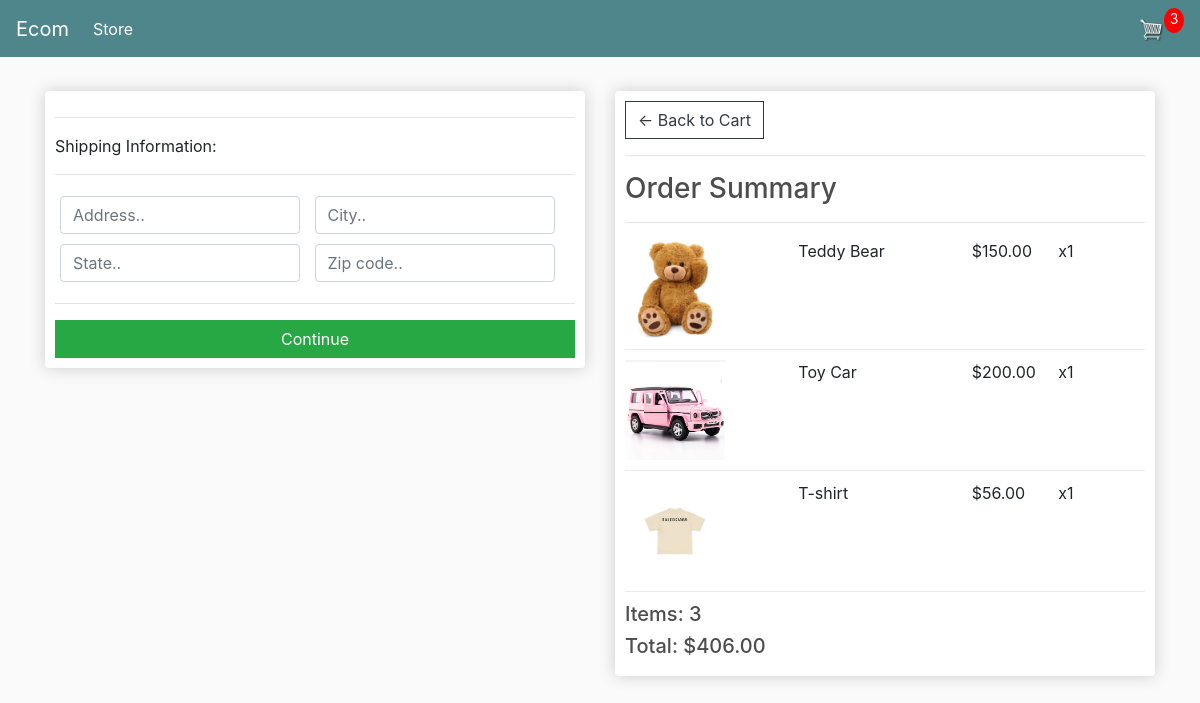
Screenshot of /checkout/ (signed in) with the database file from the repository.
### store/models.py (models this page shows, shortened)
class OrderItem(models.Model):
    product = models.ForeignKey(Product, on_delete=models.SET_NULL,null=True,blank=True)
    order = models.ForeignKey(Order, on_delete=models.SET_NULL,null=True,blank=True)
    quantity = models.IntegerField(default=0,null=True,blank=True)
    date_added = models.DateTimeField(auto_now_add=True)
    @property
    def get_total(self):
        total = self.product.price * self.quantity
        return total

class Product(models.Model):
    name = models.CharField(max_length=200, null=True)
    price = models.DecimalField(max_digits=9,decimal_places=2)
    digital = models.BooleanField(default=False, null=True,blank=True)
    image = models.ImageField(null=True, blank=True)
    @property
    def imageURL(self):
        try:
            url = self.image.url
        except:
            url =''
        return url

class Order(models.Model):
    customer = models.ForeignKey(Customer, on_delete=models.SET_NULL,null=True,blank=True)
    date_ordered = models.DateTimeField(auto_now_add=True)
    complete = models.BooleanField(default=False,null=True,blank=True)
    transaction_id = models.CharField(max_length=100,null=True)
    @property
    def shipping(self):
        shipping=False
        orderitems=self.orderitem_set.all()
        for i in orderitems:
            if i.product.digital==False:
                shipping = True
        return shipping
    @property
    def get_cart_total(self):
        orderitems = self.orderitem_set.all()
        total = sum([item.get_total for item in orderitems])
        return total
    @property
    def get_cart_items(self):
        orderitems = self.orderitem_set.all()
        total = sum([item.quantity for item in orderitems])
        return total

### store/views.py (the view)
def checkout(request):
    data = cartData(request)
    cartItems = data['cartItems']
    order = data['order']
    items = data['items']
    context = {'items':items, 'order':order,'cartItems':cartItems}
    return render(request, 'store/checkout.html', context)

### store/utils.py (called while the page is built)
def cartData(request):
    if request.user.is_authenticated:
        customer = request.user.customer
        order , created = Order.objects.get_or_create(customer=customer, complete=False)
        items = order.orderitem_set.all()
        cartItems = order.get_cart_items
    else:
        cookieData = cookieCart(request)
        cartItems = cookieData['cartItems']
        order = cookieData['order']
        items = cookieData['items']
    return {'cartItems': cartItems, 'order':order, 'items':items}

### store/templates/store/checkout.html (shortened to what this page needs)
{% extends 'store/main.html' %}
{% load static %}
{% block content %}
     <div class="row">
		<div class="col-lg-6">
			<div class="box-element" id="form-wrapper">
				<form id="form">
					<div id="shipping-info">
						<hr>
						<p>Shipping Information:</p>
						<hr>
						<div class="form-field">
							<input class="form-control" type="text" name="address" placeholder="Address..">
						</div>
						<div class="form-field">
							<input class="form-control" type="text" name="city" placeholder="City..">
						</div>
						<div class="form-field">
							<input class="form-control" type="text" name="state" placeholder="State..">
						</div>
						<div class="form-field">
							<input class="form-control" type="text" name="zipcode" placeholder="Zip code..">
						</div>
					</div>
					<hr>
					<input id="form-button" class="btn btn-success btn-block" type="submit" value="Continue">
				</form>
			</div>
			<br>
		</div>
		<div class="col-lg-6">
			<div class="box-element">
				<a  class="btn btn-outline-dark" href="{% url 'cart' %}">&#x2190; Back to Cart</a>
				<hr>
				<h3>Order Summary</h3>
				<hr>
				{% for item in items %}
				<div class="cart-row">
					<div style="flex:2"><img class="row-image" src="{{item.product.imageURL}}"></div>
					<div style="flex:2"><p>{{item.product.name}}</p></div>
					<div style="flex:1"><p>${{item.product.price|floatformat:2}}</p></div>
					<div style="flex:1"><p>x{{item.quantity}}</p></div>
				</div>
				{% endfor %}
				<h5>Items:   {{order.get_cart_items}}</h5>
				<h5>Total:   ${{order.get_cart_total|floatformat:2}}</h5>
			</div>
		</div>
	</div>
{% endblock content %}

### static/css/main.css (style rules this page uses)
body { background-color: hsl(0, 0%, 98%); }
h1,h2,h3,h4,h5,h6 { color:hsl(0, 0%, 30%); }
.box-element { box-shadow:hsl(0, 0%, 80%) 0 0 16px; background-color: #fff; border-radius: 4px; padding: 10px; }
.col-lg-4, .col-lg-6, .col-lg-8, .col-lg-12 { margin-top: 10px; }
.btn { border-radius: 0; }
.row-image { width: 100px; }
.form-field { width:250px; display: inline-block; padding: 5px; }
.cart-row { display: flex; align-items: flex-stretch; padding-bottom: 10px; margin-bottom: 10px; border-bottom: 1px solid #ececec; }

### rows the page displays
OrderItem: product.imageURL (picture), product.name "Teddy Bear", product.price "150.00", quantity "1"
OrderItem: product.imageURL (picture), product.name "Toy Car", product.price "200.00", quantity "1"
OrderItem: product.imageURL (picture), product.name "T-shirt", product.price "56.00", quantity "1"
Order: get_cart_items "3", get_cart_total "406.00"

### other values shown
{{ cartItems }} "3"
